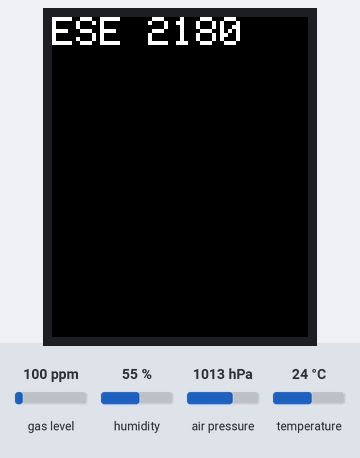
This sketch was run on a simulated ESP32. On the bench: 128×160 colour display. The test bench sets the inputs (shaded band); at power-on: air pressure 1013 hPa, gas level 100 ppm, humidity 55 %, temperature 24 °C. What the sketch prints to the serial monitor is not drawn.

Above: at 4.3 s.
4.4 s: air pressure set to 952 hPa
At 12.8 s:
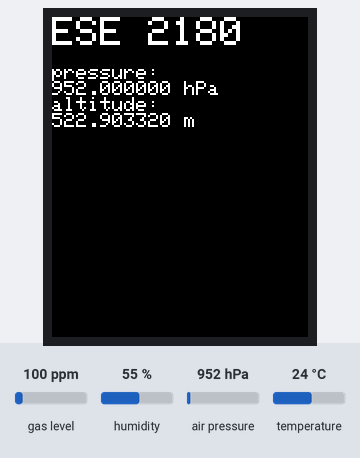
14.0 s: air pressure set to 975 hPa
At 21.1 s:
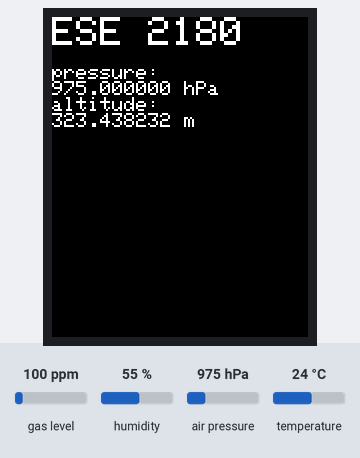
26.2 s: air pressure set to 1000 hPa
At 35.2 s:
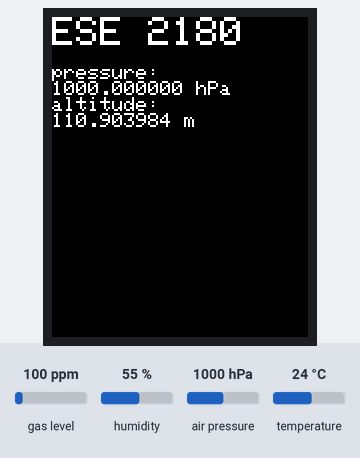
Timing chart, 0 to 36.7 s (numbered marks = the images above; inputs shaded):
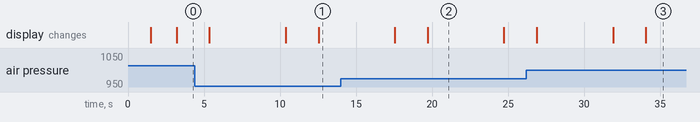

The sketch:

graphicstest_BMPio.ino
```cpp
#include <Adafruit_GFX.h>    // Core graphics library
#include <Adafruit_ST7735.h> // Hardware-specific library for ST7735
#include <SPI.h>
#include <Wire.h>
#include <Adafruit_Sensor.h>
#include "Adafruit_BMP3XX.h"
#include "SimpleTimer.h"

//configuration

#include "config.h"

AdafruitIO_Feed *pressure = io.feed("pressure");
AdafruitIO_Feed *altitude = io.feed("altitude");

// Feather Huzzah32
  #define TFT_CS         14
  #define TFT_RST        15
  #define TFT_DC         32

 #define TFT_SCLK 13
 #define TFT_MOSI 11

Adafruit_ST7735 tft = Adafruit_ST7735(TFT_CS, TFT_DC, TFT_RST);

#define SEALEVELPRESSURE_HPA (1013.25)

// Variables
float t;
float p;
float a;

Adafruit_BMP3XX bmp;

// this int will hold the current count for our sketch
int count = 0;

void setup(void) {
  Serial.begin(115200);

  //Adafruit IO

  while(! Serial);

  Serial.print("Connecting to Adafruit IO");

  // connect to io.adafruit.com
  io.connect();

  // wait for a connection
  while(io.status() < AIO_CONNECTED) {
    Serial.print(".");
    delay(500);
  }

  // we are connected
  Serial.println();
  Serial.println(io.statusText());

  //ST7735 set up

  Serial.print(F("Hello! ST77xx TFT Test"));

  // Use this initializer if using a 1.8" TFT screen:
  tft.initR(INITR_BLACKTAB);      // Init ST7735S chip, black tab

  tft.setSPISpeed(27000000);

  Serial.println(F("Initialized"));

  uint16_t time = millis();
  tft.fillScreen(ST77XX_BLACK);
  time = millis() - time;

  Serial.println(time, DEC);
  delay(500);

  Serial.println("done");
  delay(1000);

  //BMP388 set up

 if (!bmp.begin_I2C()) {   // hardware I2C mode, can pass in address & alt Wire
  //if (! bmp.begin_SPI(BMP_CS)) {  // hardware SPI mode
  //if (! bmp.begin_SPI(BMP_CS, BMP_SCK, BMP_MISO, BMP_MOSI)) {  // software SPI mode
  Serial.println("Could not find a valid BMP3 sensor, check wiring!");
  while (1);
  }

  // Set up oversampling and filter initialization
  bmp.setTemperatureOversampling(BMP3_OVERSAMPLING_8X);
  bmp.setPressureOversampling(BMP3_OVERSAMPLING_4X);
  bmp.setIIRFilterCoeff(BMP3_IIR_FILTER_COEFF_3);
  bmp.setOutputDataRate(BMP3_ODR_50_HZ);


}

void sendSensor()
{

  if (! bmp.performReading())
  {
  Serial.println("Failed to perform reading :(");
  return;
  }
  t = bmp.temperature;
  p = bmp.pressure / 100.0;  // in hPa
  a = bmp.readAltitude(SEALEVELPRESSURE_HPA);

  pressure->save(p);
  delay(2000);
  altitude->save(a);

  tft.setTextSize(1);
  tft.println("pressure: ");
  tft.print(p, 6);
  tft.println(" hPa");
  tft.println("altitude: ");
  tft.print(a, 6);
  tft.println(" m");
delay(5000);

  Serial.print("Pressure = ");
  Serial.print(p);
  Serial.println(" hPa");
}

void loop() {
tft.fillScreen(ST77XX_BLACK);
tft.setCursor(0, 0);
tft.setTextSize(2);
tft.println("ESE 2180");
tft.setTextSize(1);
tft.println();
sendSensor();
}
```

config.h
```cpp
/************************ Adafruit IO Config *******************************/

// visit io.adafruit.com if you need to create an account,
// or if you need your Adafruit IO key.
#define IO_USERNAME  "your userid"
#define IO_KEY       "your adafruit key"

/******************************* WIFI **************************************/

// the AdafruitIO_WiFi client will work with the following boards:
//   - HUZZAH ESP8266 Breakout -> https://www.adafruit.com/products/2471
//   - Feather HUZZAH ESP8266 -> https://www.adafruit.com/products/2821
//   - Feather HUZZAH ESP32 -> https://www.adafruit.com/product/3405
//   - Feather M0 WiFi -> https://www.adafruit.com/products/3010
//   - Feather WICED -> https://www.adafruit.com/products/3056
//   - Adafruit PyPortal -> https://www.adafruit.com/product/4116
//   - Adafruit Metro M4 Express AirLift Lite ->
//   https://www.adafruit.com/product/4000
//   - Adafruit AirLift Breakout -> https://www.adafruit.com/product/4201
//   - Adafruit AirLift Shield -> https://www.adafruit.com/product/4285
//   - Adafruit AirLift FeatherWing -> https://www.adafruit.com/product/4264

#define WIFI_SSID "your SSID"
#define WIFI_PASS "your password"

// uncomment the following line if you are using airlift
// #define USE_AIRLIFT

// uncomment the following line if you are using winc1500
// #define USE_WINC1500

// comment out the following lines if you are using fona or ethernet
#include "AdafruitIO_WiFi.h"

#if defined(USE_AIRLIFT) || defined(ADAFRUIT_METRO_M4_AIRLIFT_LITE) ||         \
    defined(ADAFRUIT_PYPORTAL)
// Configure the pins used for the ESP32 connection
#if !defined(SPIWIFI_SS) // if the wifi definition isnt in the board variant
// Don't change the names of these #define's! they match the variant ones
#define SPIWIFI SPI
#define SPIWIFI_SS 10 // Chip select pin
#define NINA_ACK 9    // a.k.a BUSY or READY pin
#define NINA_RESETN 6 // Reset pin
#define NINA_GPIO0 -1 // Not connected
#endif
AdafruitIO_WiFi io(IO_USERNAME, IO_KEY, WIFI_SSID, WIFI_PASS, SPIWIFI_SS,
                   NINA_ACK, NINA_RESETN, NINA_GPIO0, &SPIWIFI);
#else
AdafruitIO_WiFi io(IO_USERNAME, IO_KEY, WIFI_SSID, WIFI_PASS);
#endif
/******************************* FONA **************************************/

// the AdafruitIO_FONA client will work with the following boards:
//   - Feather 32u4 FONA -> https://www.adafruit.com/product/3027

// uncomment the following two lines for 32u4 FONA,
// and comment out the AdafruitIO_WiFi client in the WIFI section
// #include "AdafruitIO_FONA.h"
// AdafruitIO_FONA io(IO_USERNAME, IO_KEY);

/**************************** ETHERNET ************************************/

// the AdafruitIO_Ethernet client will work with the following boards:
//   - Ethernet FeatherWing -> https://www.adafruit.com/products/3201

// uncomment the following two lines for ethernet,
// and comment out the AdafruitIO_WiFi client in the WIFI section
// #include "AdafruitIO_Ethernet.h"
// AdafruitIO_Ethernet io(IO_USERNAME, IO_KEY);
```

Measured:
- after the input at 4.4 s, the display: first differs from a run without the input after 8.1 s (image 1)
- after the input at 14.0 s, the display: first differs from a run without the input after 5.7 s (image 2)
- after the input at 26.2 s, the display: first differs from a run without the input after 7.9 s (image 3)
- what the display in image 2 shows lasts 5.0 s, from 19.7 s to 24.7 s
